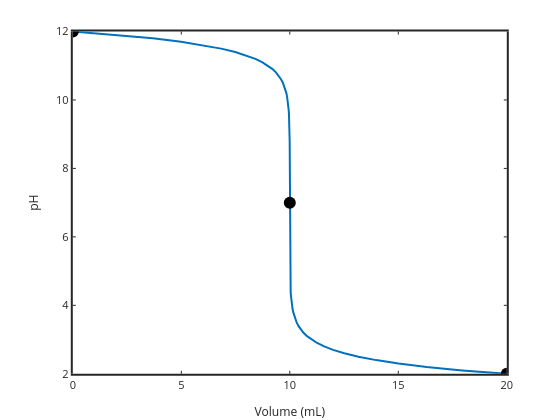

This figure's notebook cell:
### Markdown cell above
# convert to volume

of course we don't titrate concentration directly.  we use volumes of titrant added.  The volume we can get from 

$ C= \dfrac{n}{V} $

rearrange

$ V=\dfrac{n}{C} $

here C is 0.1 mol/L (titrant) and n is the moles at the point in the titration.  we get that from the concentration we solved for rearranging the same expression (But for the beaker this time) n=[Cl-]*(0.100). For the 100 mL beaker.

### Code cell
%plot -s 600,600 -f 'svg'
Kw=1e-14; pH=12:-0.1:2; H=10.^-pH; OH=Kw./H; NaT=0.01;
volCl=(Cl*0.1)/(0.1); volCl=volCl*1000; % convert to mL
plot(volCl,pH,'linewidth',2); xlabel('Volume (mL)'); ylabel('pH')
set(gca,'fontsize',11,'linewidth',2)
title('NaOH titrated with HCl')

specialV=[0 10 20];
specialpH=[12 7 2];
hold on
plot(specialV,specialpH,'ko','markersize',12)

### Figure 1 — Plotly figure (JSON) as saved in the notebook; plotly's stock layout.template omitted (floating-point values rounded to 4 significant figures)
{"data": [{"line": {"color": "rgb(0,113,188)", "dash": "solid", "width": 2}, "marker": {"color": "rgb(0,113,188)", "line": {"color": "rgb(0,113,188)"}, "size": 6, "symbol": "none"}, "mode": "lines", "name": "", "showlegend": false, "type": "scatter", "visibility": true, "x": [1e-09, 2.057, 3.69, 4.988, 6.019, 6.838, 7.488, 8.005, 8.415, 8.741, 9.0, 9.206, 9.369, 9.499, 9.602, 9.684, 9.749, 9.8, 9.842, 9.874, 9.9, 9.921, 9.937, 9.95, 9.96, 9.968, 9.975, 9.98, 9.984, 9.987, 9.99, 9.992, 9.994, 9.995, 9.996, 9.997, 9.997, 9.998, 9.998, 9.999, 9.999, 9.999, 9.999, 10.0, 10.0, 10.0, 10.0, 10.0, 10.0, 10.0, 10, 10.0, 10.0, 10.0, 10.0, 10.0, 10.0, 10.0, 10.0, 10.0, 10.0, 10.0, 10.0, 10.0, 10.0, 10.0, 10.0, 10.01, 10.01, 10.01, 10.01, 10.01, 10.02, 10.02, 10.03, 10.03, 10.04, 10.05, 10.06, 10.08, 10.1, 10.13, 10.16, 10.2, 10.25, 10.32, 10.4, 10.5, 10.63, 10.79, 11.0, 11.26, 11.58, 12.0, 12.51, 13.16, 13.98, 15.01, 16.31, 17.94, 20.0], "xaxis": "x", "y": [12, 11.9, 11.8, 11.7, 11.6, 11.5, 11.4, 11.3, 11.2, 11.1, 11, 10.9, 10.8, 10.7, 10.6, 10.5, 10.4, 10.3, 10.2, 10.1, 10, 9.9, 9.8, 9.7, 9.6, 9.5, 9.4, 9.3, 9.2, 9.1, 9, 8.9, 8.8, 8.7, 8.6, 8.5, 8.4, 8.3, 8.2, 8.1, 8, 7.9, 7.8, 7.7, 7.6, 7.5, 7.4, 7.3, 7.2, 7.1, 7, 6.9, 6.8, 6.7, 6.6, 6.5, 6.4, 6.3, 6.2, 6.1, 6, 5.9, 5.8, 5.7, 5.6, 5.5, 5.4, 5.3, 5.2, 5.1, 5, 4.9, 4.8, 4.7, 4.6, 4.5, 4.4, 4.3, 4.2, 4.1, 4, 3.9, 3.8, 3.7, 3.6, 3.5, 3.4, 3.3, 3.2, 3.1, 3, 2.9, 2.8, 2.7, 2.6, 2.5, 2.4, 2.3, 2.2, 2.1, 2], "yaxis": "y"}, {"line": {"color": "rgb(0,0,0)", "width": 0.5}, "marker": {"color": "rgb(0,0,0)", "line": {"color": "rgb(0,0,0)"}, "size": 12, "symbol": "circle"}, "mode": "markers", "name": "", "showlegend": false, "type": "scatter", "visibility": true, "x": [0, 10, 20], "xaxis": "x", "y": [12, 7, 2], "yaxis": "y"}], "layout": {"height": 420, "hovermode": "closest", "margin": {"b": 0, "l": 0, "r": 0, "t": 0}, "plot_bgcolor": "rgba(0,0,0,0)", "showlegend": false, "width": 560, "xaxis": {"anchor": "y", "autorange": false, "domain": [0.13, 0.905], "exponentformat": "none", "gridcolor": "rgba(38,38,38,0.15)", "gridwidth": 2, "linecolor": "rgb(38,38,38)", "linewidth": 2, "mirror": "ticks", "range": [0, 20], "showgrid": false, "showline": true, "side": "bottom", "spikedash": "solid", "spikemode": "across", "spikesides": false, "spikethickness": 1, "tickangle": 0, "tickcolor": "rgb(38,38,38)", "tickfont": {"color": "rgb(38,38,38)", "size": 11}, "ticklen": 3, "ticks": "inside", "ticktext": ["0", "5", "10", "15", "20"], "tickvals": [0, 5, 10, 15, 20], "title": {"font": {"color": "rgb(38,38,38)", "size": 12.1}, "text": "Volume (mL)"}, "type": "linear", "visible": true, "zeroline": false}, "yaxis": {"anchor": "x", "autorange": false, "domain": [0.11, 0.925], "exponentformat": "none", "gridcolor": "rgba(38,38,38,0.15)", "gridwidth": 2, "linecolor": "rgb(38,38,38)", "linewidth": 2, "mirror": "ticks", "range": [2, 12], "showgrid": false, "showline": true, "side": "left", "spikedash": "solid", "spikemode": "across", "spikesides": false, "spikethickness": 1, "tickangle": 0, "tickcolor": "rgb(38,38,38)", "tickfont": {"color": "rgb(38,38,38)", "size": 11}, "ticklen": 3, "ticks": "inside", "ticktext": ["2", "4", "6", "8", "10", "12"], "tickvals": [2, 4, 6, 8, 10, 12], "title": {"font": {"color": "rgb(38,38,38)", "size": 12.1}, "text": "pH"}, "type": "linear", "visible": true, "zeroline": false}}}
